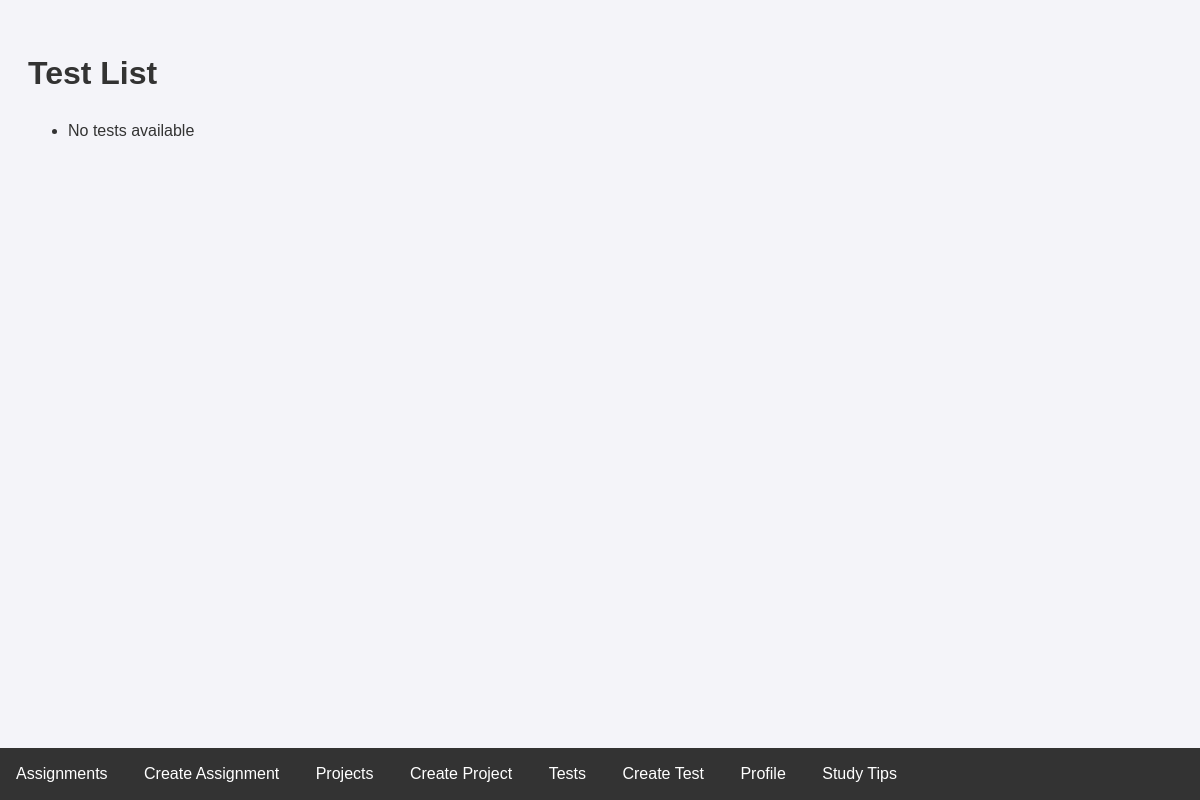
Page /tests/ on the earlier database version.
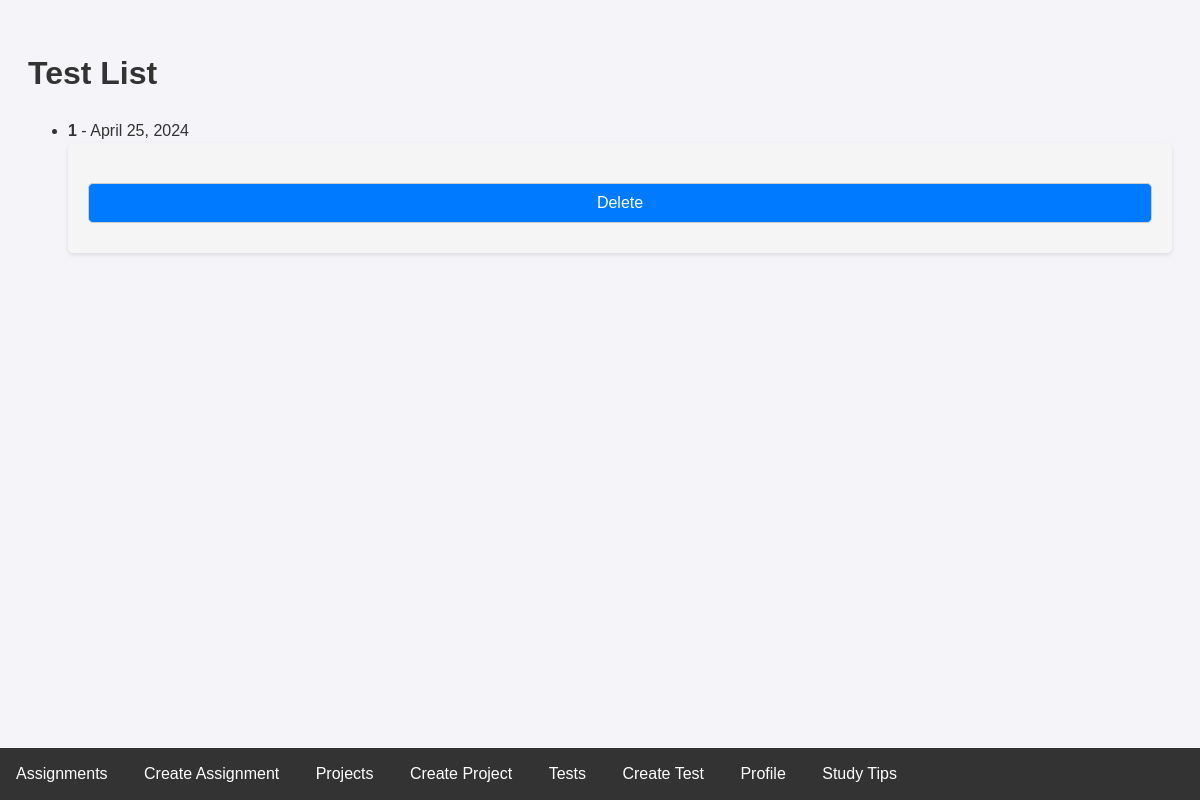
Same page on the later database version.
### studytrackerapp/models.py (models this page shows)
class Test(models.Model):
    subject = models.CharField(max_length=50)
    date = models.DateField()
    completed = models.BooleanField(default=False)
    class Meta:
        app_label = 'studytrackerapp'

### studytrackerapp/views.py (the view)
# urls.py: path('tests/', test_list, name='test_list'),
def test_list(request):
    tests = Test.objects.all()
    return render(request, 'tests/test_list.html', {'tests': tests})

### studytrackerapp/templates/tests/test_list.html (shortened to what this page needs)
{% extends 'base.html' %}
{% block content %}
<h1>Test List</h1>
<ul>
    {% for test in tests %}
        <li>
            <strong>{{ test.subject }}</strong> - {{ test.date }}
            <form method="post" action="{% url 'delete_test' test.id %}">
                <input type="submit" value="Delete" class="delete-button">
            </form>
        </li>
    {% empty %}
        <li>No tests available</li>
    {% endfor %}
</ul>
{% endblock %}

Differences in the rows shown:
added Test: subject "1", date "April 25, 2024"
Other differences:
text no longer shown: "No tests available"
